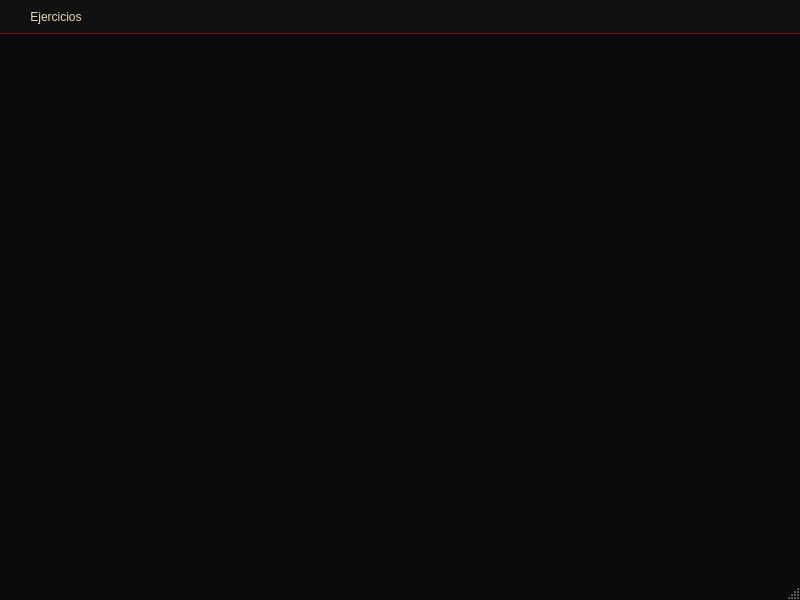
<?xml version="1.0" encoding="UTF-8"?>
<ui version="4.0">
 <class>MainWindow</class>
 <widget class="QMainWindow" name="MainWindow">
  <property name="geometry">
   <rect>
    <x>0</x>
    <y>0</y>
    <width>800</width>
    <height>600</height>
   </rect>
  </property>
  <property name="windowTitle">
   <string>App Ejercicios</string>
  </property>
  <property name="styleSheet">
   <string notr="true">/* Ventana principal */
QMainWindow {
    background-color: #0B0B0C; /* Negro ultra profundo */
    color: #E8D9B5; /* Dorado elegante */
    font-family: &quot;Segoe UI&quot;, &quot;Helvetica Neue&quot;, Arial, sans-serif;
    font-size: 13px;
}

/* Barra de menú */
QMenuBar {
    background-color: #111112;
    color: #E8D9B5;
    border-bottom: 1px solid #6E0F1A; /* Rojo vino oscuro */
    spacing: 12px;
}

/* Items del menú principal */
QMenuBar::item {
    background: transparent;
    padding: 8px 16px;
    margin: 2px;
}

/* Hover elegante */
QMenuBar::item:selected {
    background-color: qlineargradient(
        x1:0, y1:0, x2:1, y2:0,
        stop:0 #6E0F1A,
        stop:1 #A61B2B
    ); /* Rojo vino degradado */
    color: #FFD700; /* Dorado intenso */
    border-radius: 6px;
}

/* Click */
QMenuBar::item:pressed {
    background-color: #3A0A0F;
}

/* Menús desplegables */
QMenu {
    background-color: #121214;
    color: #E8D9B5;
    border: 1px solid #6E0F1A;
    padding: 8px;
}

/* Items dentro del menú */
QMenu::item {
    padding: 8px 24px;
    border-radius: 4px;
}

/* Hover en items */
QMenu::item:selected {
    background-color: qlineargradient(
        x1:0, y1:0, x2:1, y2:0,
        stop:0 #7A1520,
        stop:1 #CFAF5A
    ); /* mezcla rojo + dorado */
    color: #0B0B0C; /* texto oscuro para contraste premium */
}

/* Items deshabilitados */
QMenu::item:disabled {
    color: #4A4A4A;
}

/* Separadores elegantes */
QMenu::separator {
    height: 1px;
    margin: 6px 14px;
    background: qlineargradient(
        x1:0, y1:0, x2:1, y2:0,
        stop:0 transparent,
        stop:0.5 #CFAF5A,
        stop:1 transparent
    ); /* línea dorada difuminada */
}

/* Efecto sutil de selección tipo brillo */
QMenu::item:selected:active {
    border: 1px solid #CFAF5A;
}

/* Tooltip (detalle premium extra) */
QToolTip {
    background-color: #1A1A1D;
    color: #E8D9B5;
    border: 1px solid #CFAF5A;
    padding: 4px 8px;
    border-radius: 4px;
}</string>
  </property>
  <widget class="QWidget" name="centralwidget"/>
  <widget class="QMenuBar" name="menubar">
   <property name="geometry">
    <rect>
     <x>0</x>
     <y>0</y>
     <width>800</width>
     <height>36</height>
    </rect>
   </property>
   <widget class="QMenu" name="menuEjercicios">
    <property name="title">
     <string>Ejercicios</string>
    </property>
    <addaction name="actionCalculadora"/>
    <addaction name="separator"/>
    <addaction name="actionSalir"/>
   </widget>
   <addaction name="menuEjercicios"/>
  </widget>
  <widget class="QStatusBar" name="statusbar"/>
  <action name="actionCalculadora">
   <property name="text">
    <string>Calculadora</string>
   </property>
  </action>
  <action name="actionSalir">
   <property name="text">
    <string>Salir</string>
   </property>
  </action>
 </widget>
 <resources/>
 <connections/>
</ui>
